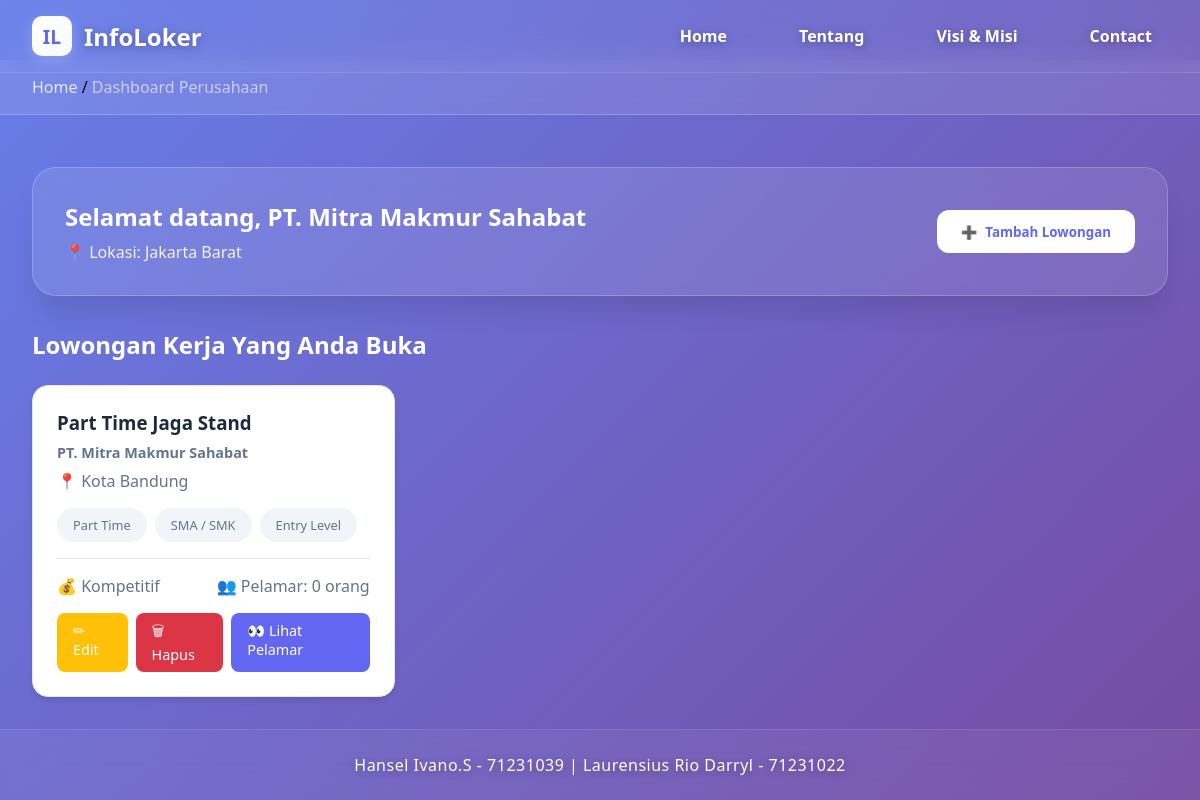
Page /Dashboard/dashboard_perusahaan.php (signed in) on the committed database.
### tables this page shows
CREATE TABLE `perusahaan` (
  `id` int(11) NOT NULL,
  `user_id` int(11) DEFAULT NULL,
  `nama_perusahaan` varchar(100) DEFAULT NULL,
  `lokasi` varchar(100) DEFAULT NULL,
  `logo` varchar(255) DEFAULT NULL
);

CREATE TABLE `lowongan` (
  `id` int(11) NOT NULL,
  `perusahaan_id` int(11) DEFAULT NULL,
  `judul` varchar(100) DEFAULT NULL,
  `lokasi` varchar(100) DEFAULT NULL,
  `jenis_pekerjaan` varchar(50) DEFAULT NULL,
  `level_pekerjaan` varchar(50) DEFAULT NULL,
  `pendidikan` varchar(100) DEFAULT NULL,
  `gaji` varchar(50) DEFAULT NULL,
  `deskripsi` text DEFAULT NULL,
  `keahlian` text DEFAULT NULL,
  `kualifikasi` text DEFAULT NULL,
  `tanggal_posting` date DEFAULT NULL
);

### Dashboard/dashboard_perusahaan.php (the view, shortened to what this page needs)
<?php
require '../koneksi.php';
$userId = $_SESSION['id'];
$getPerusahaan = mysqli_query($conn, "SELECT * FROM perusahaan WHERE user_id = $userId");
$perusahaan = mysqli_fetch_assoc($getPerusahaan);
$perusahaanId = $perusahaan['id'];
$lowongan = mysqli_query($conn, "
    SELECT l.*,
           (SELECT COUNT(*) FROM lamaran WHERE lamaran.lowongan_id = l.id) AS jumlah_pelamar
    FROM lowongan l
    WHERE perusahaan_id = $perusahaanId
    ORDER BY l.tanggal_posting DESC
");
?>
<!DOCTYPE html>
<html lang="id">
<head>
    <link rel="stylesheet" href="utama_perusahaan.css">
</head>
<body>
<div class="dashboard-container">
    <?php include '../partials/header.php'; ?>
    <nav class="breadcrumb">
        <div class="breadcrumb-content">
            <a href="../Dashboard/dashboard_perusahaan.php">Home</a> / <span>Dashboard Perusahaan</span>
        </div>
    </nav>
    <div class="main-content">
        <section id="search" class="welcome-section">
            <div class="welcome-header">
                <h2>Selamat datang, <?= htmlspecialchars($perusahaan['nama_perusahaan']) ?></h2>
                <p>📍 Lokasi: <?= $perusahaan['lokasi'] ?></p>
            </div>
            <button class="action-button" onclick="window.location.href='../Perusahaan/tambah_lowongan.php'">
                <span class="button-icon">➕</span> Tambah Lowongan
            </button>
        </section>
        <h1 class="section-title">Lowongan Kerja Yang Anda Buka</h1>
        <section id="job-listings">
            <div class="job-container">
                <?php while ($row = mysqli_fetch_assoc($lowongan)): ?>
                    <div class="job-card">
                        <div class="job-header">
                            <h3><?= htmlspecialchars($row['judul']) ?></h3>
                            <h2><?= htmlspecialchars($perusahaan['nama_perusahaan']) ?></h2>
                            <p class="location">📍 <?= htmlspecialchars($row['lokasi']) ?></p>
                        </div>
                        <div class="job-tags">
                            <span class="tag"><?= $row['jenis_pekerjaan'] ?></span>
                            <span class="tag"><?= $row['pendidikan'] ?></span>
                            <span class="tag"><?= $row['level_pekerjaan'] ?></span>
                        </div>
                        <div class="job-info">
                            <p class="salary">💰 <?= $row['gaji'] ?></p>
                            <p class="applicants">👥 Pelamar: <?= $row['jumlah_pelamar'] ?> orang</p>
                        </div>
                        <div class="action-buttons">
                            <a href="../Perusahaan/edit_lowongan.php?id=<?= $row['id'] ?>" class="btn edit">✏ Edit</a>
                            <a href="hapus_lowongan.php?id=<?= $row['id'] ?>" class="btn delete" onclick="return confirm('Yakin ingin menghapus lowongan ini?')">🗑 Hapus</a>
                            <a href="../pages/lihat_pelamar.php?id=<?= $row['id'] ?>" class="btn view">👀 Lihat Pelamar</a>
                        </div>
                    </div>
                <?php endwhile; ?>
            </div>
        </section>
    </div>
    <?php include '../partials/footer.php'; ?>
</div>
</body>
</html>

### partials/header.php (shortened to what this page needs)
<header>
        <div class="header-content">
            <div class="logo-section">
                <div class="logo">IL</div>
                <div class="logo-text">InfoLoker</div>
            </div>
            <nav class="nav-links">
                <a href="#home">Home</a>
                <a href="#about">Tentang</a>
                <a href="#vision">Visi & Misi</a>
                <a href="#contact">Contact</a>
            </nav>
        </div>
    </header>

### partials/footer.php (shortened to what this page needs)
<footer>
    <p>Hansel Ivano.S - 71231039 | Laurensius Rio Darryl - 71231022</p>
</footer>

### Dashboard/utama_perusahaan.css (style rules this page uses)
:root { --primary-color: #6366f1; --primary-hover: #5856eb; --secondary-color: #f1f5f9; --text-primary: #1e293b; --text-secondary: #64748b; --border-color: #e2e8f0; --white: #ffffff; --shadow: 0 4px 6px -1px rgba(0, 0, 0, 0.1); --shadow-lg: 0 20px 25px -5px rgba(0, 0, 0, 0.1); }
* { margin: 0; padding: 0; box-sizing: border-box; font-family: 'Segoe UI', Tahoma, Geneva, Verdana, sans-serif; }
body { font-family: 'Inter', sans-serif; margin: 0; padding: 0; min-height: 100vh; }
.dashboard-container { min-height: 100vh; display: flex; flex-direction: column; background: linear-gradient(135deg, #667eea 0%, #764ba2 100%); margin: 0; padding: 0; }
.breadcrumb { background: rgba(255, 255, 255, 0.1); backdrop-filter: blur(10px); border-bottom: 1px solid rgba(255, 255, 255, 0.2); margin-top: 60px; }
.breadcrumb-content { max-width: 1200px; margin: 0 auto; padding: 1rem 2rem; }
.breadcrumb a { color: var(--white); text-decoration: none; opacity: 0.8; transition: opacity 0.3s ease; }
.breadcrumb span { color: var(--white); opacity: 0.6; }
.main-content { flex: 1; padding: 2rem; max-width: 1200px; margin: 0 auto; width: 100%; margin-top: 20px; }
.welcome-section { background: rgba(255, 255, 255, 0.1); backdrop-filter: blur(10px); border-radius: 24px; padding: 2rem; margin-bottom: 2rem; box-shadow: var(--shadow-lg); display: flex; justify-content: space-between; align-items: center; color: var(--white); border: 1px solid rgba(255, 255, 255, 0.2); }
.welcome-header h2 { margin-bottom: 0.5rem; }
.welcome-header p { opacity: 0.9; }
.action-button { background-color: var(--white); color: var(--primary-color); border: none; padding: 0.8rem 1.5rem; border-radius: 12px; cursor: pointer; display: flex; align-items: center; gap: 0.5rem; transition: all 0.3s ease; font-weight: 600; }
.section-title { color: var(--white); margin-bottom: 1.5rem; font-size: 1.5rem; }
.job-container { display: grid; grid-template-columns: repeat(auto-fill, minmax(300px, 1fr)); gap: 1.5rem; }
.job-card { background: var(--white); border-radius: 16px; padding: 1.5rem; box-shadow: var(--shadow); transition: all 0.3s ease; border: 1px solid var(--border-color); }
.job-header h3 { color: var(--text-primary); margin-bottom: 0.5rem; }
.job-header h2 { color: var(--text-secondary); font-size: 0.9rem; margin-bottom: 0.5rem; }
.location { color: var(--text-secondary); margin-bottom: 1rem; }
.job-tags { display: flex; flex-wrap: wrap; gap: 0.5rem; margin: 1rem 0; }
.tag { background: var(--secondary-color); padding: 0.5rem 1rem; border-radius: 20px; font-size: 0.8rem; color: var(--text-secondary); }
.job-info { display: flex; justify-content: space-between; margin: 1rem 0; color: var(--text-secondary); padding-top: 1rem; border-top: 1px solid var(--border-color); }
.action-buttons { display: flex; gap: 0.5rem; margin-top: 1rem; }
.btn { padding: 0.5rem 1rem; border-radius: 8px; text-decoration: none; color: var(--white); font-size: 0.9rem; transition: all 0.3s ease; }
.edit { background-color: #ffc107; }
.delete { background-color: #dc3545; }
.view { background-color: var(--primary-color); }

### partials/footer.php (style rules this page uses)
footer { background: rgba(255, 255, 255, 0.05); backdrop-filter: blur(15px); padding: 1.5rem; text-align: center; color: #ffffff; border-top: 1px solid rgba(255, 255, 255, 0.1); transition: all 0.3s ease; font-weight: 500; text-shadow: 0 2px 8px rgba(0, 0, 0, 0.3); }
footer p { transition: all 0.3s ease; letter-spacing: 0.5px; }

### rows in the picture
perusahaan: nama_perusahaan "PT. Mitra Makmur Sahabat", lokasi "Jakarta Barat"
lowongan: judul "Part Time Jaga Stand", perusahaan.nama_perusahaan "PT. Mitra Makmur Sahabat", lokasi "Kota Bandung", jenis_pekerjaan "Part Time", pendidikan "SMA / SMK", level_pekerjaan "Entry Level", gaji "Kompetitif", jumlah_pelamar "0"
